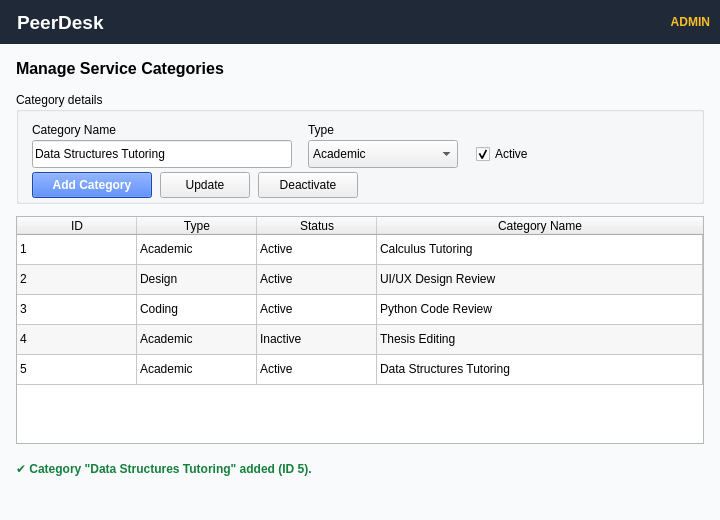
<?xml version="1.0" encoding="UTF-8"?>
<ui version="4.0">
 <class>admin_categories</class>
 <widget class="QWidget" name="admin_categories"><property name="geometry"><rect><x>0</x><y>0</y><width>720</width><height>520</height></rect></property><property name="windowTitle"><string>PeerDesk - Manage Categories</string></property><property name="styleSheet"><string>QWidget#admin_categories { background-color: #f8fafc; }</string></property><widget class="QLabel" name="label_20"><property name="geometry"><rect><x>0</x><y>0</y><width>720</width><height>44</height></rect></property><property name="text"><string>PeerDesk</string></property><property name="font"><font><pointsize>14</pointsize><bold>true</bold></font></property><property name="styleSheet"><string>background-color: #1f2937; color: white; padding-left: 12px;</string></property></widget><widget class="QLabel" name="label_21"><property name="geometry"><rect><x>550</x><y>0</y><width>160</width><height>44</height></rect></property><property name="alignment"><set>Qt::AlignRight|Qt::AlignVCenter</set></property><property name="text"><string>ADMIN</string></property><property name="font"><font><bold>true</bold></font></property><property name="styleSheet"><string>background-color: #1f2937; color: #fbbf24;</string></property></widget><widget class="QLabel" name="label_22"><property name="geometry"><rect><x>16</x><y>54</y><width>688</width><height>28</height></rect></property><property name="text"><string>Manage Service Categories</string></property><property name="font"><font><pointsize>12</pointsize><bold>true</bold></font></property></widget><widget class="QGroupBox" name="groupBox_1"><property name="geometry"><rect><x>16</x><y>92</y><width>688</width><height>112</height></rect></property><property name="title"><string>Category details</string></property><widget class="QLabel" name="label_23"><property name="geometry"><rect><x>16</x><y>28</y><width>120</width><height>20</height></rect></property><property name="text"><string>Category Name</string></property></widget><widget class="QLineEdit" name="lineEdit_7"><property name="geometry"><rect><x>16</x><y>48</y><width>260</width><height>28</height></rect></property><property name="text"><string>Data Structures Tutoring</string></property></widget><widget class="QLabel" name="label_24"><property name="geometry"><rect><x>292</x><y>28</y><width>100</width><height>20</height></rect></property><property name="text"><string>Type</string></property></widget><widget class="QComboBox" name="comboBox_2"><property name="geometry"><rect><x>292</x><y>48</y><width>150</width><height>28</height></rect></property><property name="currentIndex"><number>0</number></property><item><property name="text"><string>Academic</string></property></item><item><property name="text"><string>Design</string></property></item><item><property name="text"><string>Coding</string></property></item></widget><widget class="QCheckBox" name="checkBox_1"><property name="geometry"><rect><x>460</x><y>50</y><width>80</width><height>24</height></rect></property><property name="text"><string>Active</string></property><property name="checked"><bool>true</bool></property></widget><widget class="QPushButton" name="pushButton_3"><property name="geometry"><rect><x>16</x><y>80</y><width>120</width><height>26</height></rect></property><property name="text"><string>Add Category</string></property><property name="styleSheet"><string>background-color: #2563eb; color: white; font-weight: bold; padding: 4px;</string></property></widget><widget class="QPushButton" name="pushButton_4"><property name="geometry"><rect><x>144</x><y>80</y><width>90</width><height>26</height></rect></property><property name="text"><string>Update</string></property></widget><widget class="QPushButton" name="pushButton_5"><property name="geometry"><rect><x>242</x><y>80</y><width>100</width><height>26</height></rect></property><property name="text"><string>Deactivate</string></property></widget></widget><widget class="QTableWidget" name="tableWidget_1"><property name="geometry"><rect><x>16</x><y>216</y><width>688</width><height>228</height></rect></property><property name="alternatingRowColors"><bool>true</bool></property><property name="selectionBehavior"><enum>QAbstractItemView::SelectRows</enum></property><attribute name="verticalHeaderVisible"><bool>false</bool></attribute><attribute name="horizontalHeaderStretchLastSection"><bool>true</bool></attribute><property name="font"><font><pointsize>9</pointsize></font></property><attribute name="horizontalHeaderDefaultSectionSize"><number>120</number></attribute><column><property name="text"><string>ID</string></property></column><column><property name="text"><string>Type</string></property></column><column><property name="text"><string>Status</string></property></column><column><property name="text"><string>Category Name</string></property></column><row><property name="text"><string/></property></row><row><property name="text"><string/></property></row><row><property name="text"><string/></property></row><row><property name="text"><string/></property></row><row><property name="text"><string/></property></row><item row="0" column="0"><property name="text"><string>1</string></property></item><item row="0" column="1"><property name="text"><string>Academic</string></property></item><item row="0" column="2"><property name="text"><string>Active</string></property></item><item row="0" column="3"><property name="text"><string>Calculus Tutoring</string></property></item><item row="1" column="0"><property name="text"><string>2</string></property></item><item row="1" column="1"><property name="text"><string>Design</string></property></item><item row="1" column="2"><property name="text"><string>Active</string></property></item><item row="1" column="3"><property name="text"><string>UI/UX Design Review</string></property></item><item row="2" column="0"><property name="text"><string>3</string></property></item><item row="2" column="1"><property name="text"><string>Coding</string></property></item><item row="2" column="2"><property name="text"><string>Active</string></property></item><item row="2" column="3"><property name="text"><string>Python Code Review</string></property></item><item row="3" column="0"><property name="text"><string>4</string></property></item><item row="3" column="1"><property name="text"><string>Academic</string></property></item><item row="3" column="2"><property name="text"><string>Inactive</string></property></item><item row="3" column="3"><property name="text"><string>Thesis Editing</string></property></item><item row="4" column="0"><property name="text"><string>5</string></property></item><item row="4" column="1"><property name="text"><string>Academic</string></property></item><item row="4" column="2"><property name="text"><string>Active</string></property></item><item row="4" column="3"><property name="text"><string>Data Structures Tutoring</string></property></item></widget><widget class="QLabel" name="label_25"><property name="geometry"><rect><x>16</x><y>456</y><width>688</width><height>24</height></rect></property><property name="text"><string>✔ Category "Data Structures Tutoring" added (ID 5).</string></property><property name="styleSheet"><string>color: #15803d; font-weight: bold;</string></property><property name="wordWrap"><bool>true</bool></property></widget></widget>
 <resources/>
 <connections/>
</ui>
